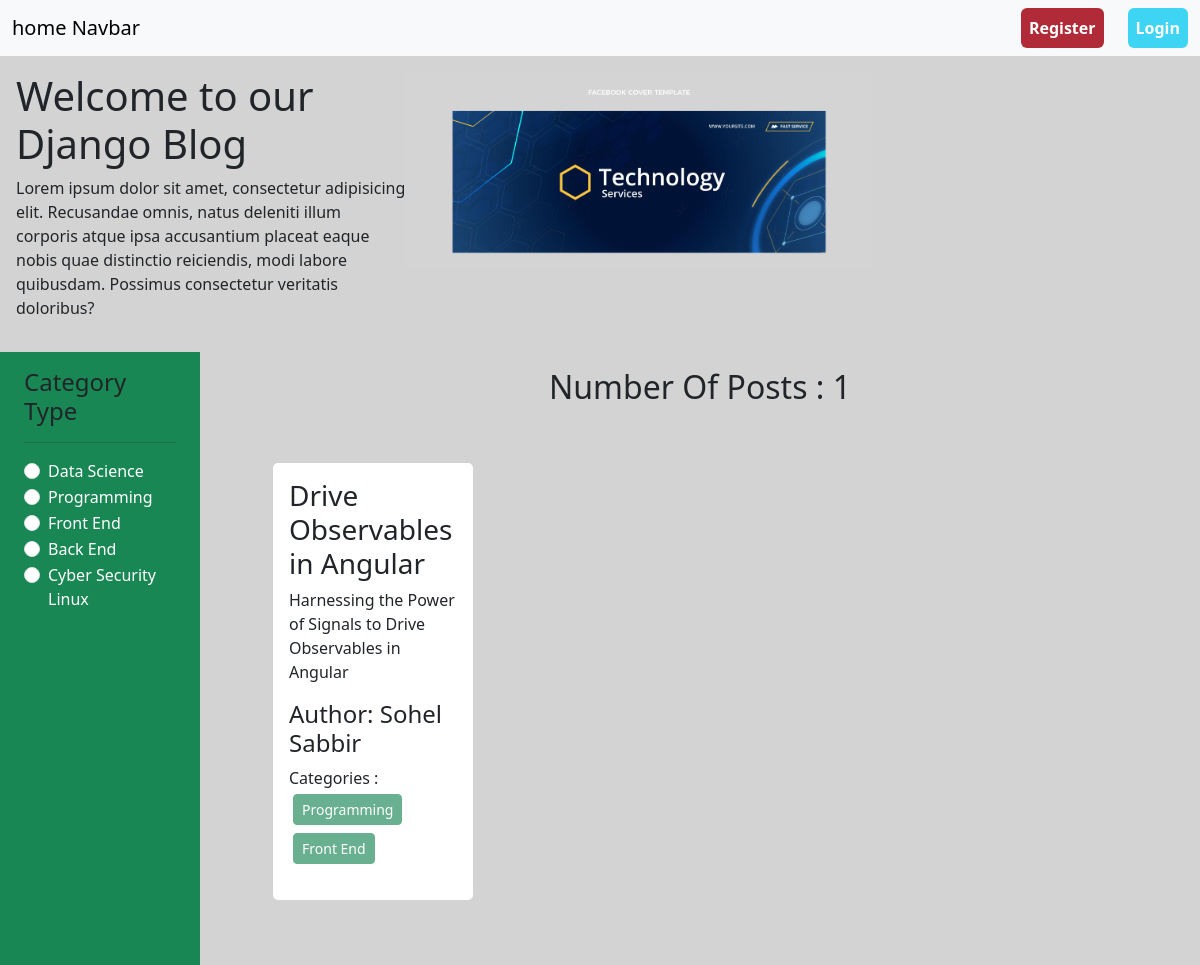
/category/programming/, run on the app's committed database.
### categories/models.py (models this page shows, shortened)
class Category(models.Model):
    name=models.CharField(max_length=100,unique=True)
    slug=models.SlugField(max_length=100,unique=True,null=True,blank=True)

### posts/models.py (models this page shows, shortened)
class Post(models.Model):
    title=models.CharField(max_length=255)
    content=models.TextField()
    category=models.ManyToManyField(to=Category)
    author=models.ForeignKey(to=User,on_delete=models.CASCADE)

### ProjectClassBlog/views.py (the view)
# urls.py: 2. Add a URL to urlpatterns:  path('', views.home, name='home')
def home(request,category_slug=None):
    data=Post.objects.all()
    if category_slug is not None:
        category=Category.objects.get(slug=category_slug)
        data=Post.objects.filter(category=category)
    categories=Category.objects.all()
    return render(request,'home.html',{'data':data,'category':categories})

### templates/home.html
{% extends "base.html" %} {% load static %} {% block content %}
<div class="d-flex flex-wrap p-3">
  <div class="col-4">
    <h1>Welcome to our Django Blog</h1>
    <p>
      Lorem ipsum dolor sit amet, consectetur adipisicing elit. Recusandae
      omnis, natus deleniti illum corporis atque ipsa accusantium placeat eaque
      nobis quae distinctio reiciendis, modi labore quibusdam. Possimus
      consectetur veritatis doloribus?
    </p>
  </div>
  <div class="col-8"><img src="{% static "image/Header.jpg" %}" style='width:60%' alt=""></div>
</div>
<div class="d-flex flex-wrap">
  <div class="col-2 px-4 pt-3 bg-success">
    <h4>Category Type</h4>
    <hr />
    {% for check in category %}
    <div class="form-check">
      <input
        class="form-check-input"
        type="radio"
        name="category"
        id="{{check.id}}"
      />
      <label class="form-check-label" for="{{check.id}}">
        <a
          class="text-decoration-none fw-medium text-white"
          href="{% url 'category_wise_post' check.slug %}"
          >{{check.name}}</a
        >
      </label>
    </div>
    {% endfor %}
  </div>
  <div class="col-10 p-3">
    <h2 class='text-center'>Number Of Posts : {{data | length}}</h2>
    <div class="d-flex flex-wrap px-5 pt-5 mb-5">
      {% for value in data %}
      <div class="col-sm-3">
        <div class="card mx-2">
          <div class="card-body">
            <h3 class="card-title">{{value.title}}</h3>
            <p class="card-text">{{value.content}}</p>
            <h4>
              Author: {{value.author.first_name}} {{value.author.last_name}}
            </h4>
            <p>
              Categories : {% for cat in value.category.all %}
              <button class="btn btn-success btn-sm m-1" disabled="disabled">
                {{cat.name}}
              </button>
              {% endfor %}
            </p>
          </div>
        </div>
      </div>
      {% endfor %}
    </div>
  </div>
</div>
{% endblock content %}

### data on the page
Category: name "Data Science"
Category: name "Programming"
Category: name "Front End"
Category: name "Back End"
Category: name "Cyber Security Linux"
Post: title "Drive Observables in Angular", content "Harnessing the Power of Signals to Drive Observables in Angular", author.first_name "Sohel", author.last_name "Sabbir"

### other printed values
{{ data | length }} "1"
